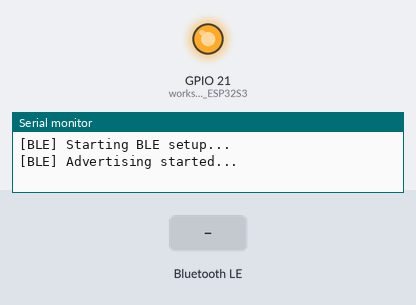
Simulated run of this sketch. Board: Seeed XIAO ESP32-S3. Shown: output pins drawn as LEDs (lit = HIGH), the last lines printed to the serial monitor. The inputs (shaded band) are chosen by the test bench. Nothing arrives over Bluetooth unless stated; a phone connects over Bluetooth LE 3 s after start.

Above: at 1.2 s.
1.3 s: Bluetooth LE write "lights on" received
At 2.3 s:
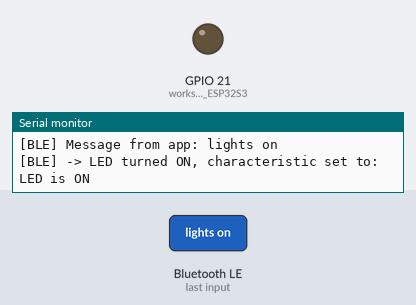
2.8 s: Bluetooth LE write "lights off" received
At 3.6 s:
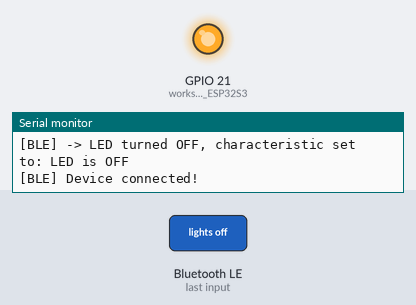
Timing chart, 0 to 5.8 s (numbered marks = the images above; inputs shaded):
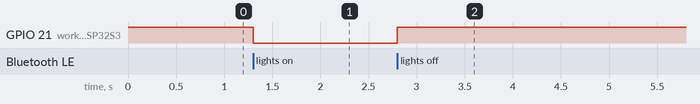

Measured:
- after the input at 1.3 s, GPIO 21 (works_with_XIAO_ESP32S3): HIGH → LOW at once
- after the input at 2.8 s, GPIO 21 (works_with_XIAO_ESP32S3): LOW → HIGH at once

The sketch:

bluetooth_connect_lights_command.ino
```cpp
#include <BLEDevice.h>
#include <BLEUtils.h>
#include <BLEServer.h>

#define SERVICE_UUID        "4fafc201-1fb5-459e-8fcc-c5c9c331914b"
#define CHARACTERISTIC_UUID "beb5483e-36e1-4688-b7f5-ea07361b26a8"

volatile bool deviceConnected = false;
BLECharacteristic *pCharacteristic;  // make it global so we can update it

// ==========================
// BLE Server Callbacks
// ==========================
class MyServerCallbacks : public BLEServerCallbacks {
  void onConnect(BLEServer* pServer) override {
    Serial.println("[BLE] Device connected!");
    deviceConnected = true;
  }

  void onDisconnect(BLEServer* pServer) override {
    Serial.println("[BLE] Device disconnected!");
    deviceConnected = false;
    BLEDevice::startAdvertising();
    Serial.println("[BLE] Restarting advertising...");
  }
};

// ==========================
// BLE Characteristic Callbacks
// ==========================
class MyCharacteristicCallbacks : public BLECharacteristicCallbacks {
  void onRead(BLECharacteristic* pCharacteristic) override {
    Serial.print("[BLE] Characteristic read: ");
    Serial.println(pCharacteristic->getValue().c_str());
  }

  void onWrite(BLECharacteristic* pCharacteristic) override {
    String value = pCharacteristic->getValue().c_str();
    Serial.print("[BLE] Message from app: ");
    Serial.println(value);

    // Handle LED commands
    if (value.equalsIgnoreCase("lights on")) {
      digitalWrite(LED_BUILTIN, LOW);   // ON (XIAO ESP32: LOW = ON)
      pCharacteristic->setValue("LED is ON");
      Serial.println("[BLE] -> LED turned ON, characteristic set to: LED is ON");
    }
    else if (value.equalsIgnoreCase("lights off")) {
      digitalWrite(LED_BUILTIN, HIGH);  // OFF
      pCharacteristic->setValue("LED is OFF");
      Serial.println("[BLE] -> LED turned OFF, characteristic set to: LED is OFF");
    }
    else {
      String response = value;
      pCharacteristic->setValue(response.c_str());
      Serial.println("[BLE] -> " + response);
    }
  }
};


// ==========================
// Setup
// ==========================
void setup() {
  pinMode(LED_BUILTIN, OUTPUT);  // works with XIAO ESP32S3
  digitalWrite(LED_BUILTIN, HIGH); // LED OFF initially

  Serial.begin(115200);
  Serial.println("[BLE] Starting BLE setup...");

  BLEDevice::init("XIAO_ESP32S3");
  BLEServer *pServer = BLEDevice::createServer();
  pServer->setCallbacks(new MyServerCallbacks());

  BLEService *pService = pServer->createService(SERVICE_UUID);

  pCharacteristic = pService->createCharacteristic(
    CHARACTERISTIC_UUID,
    BLECharacteristic::PROPERTY_READ | BLECharacteristic::PROPERTY_WRITE
  );

  pCharacteristic->setValue("Hello World!");
  pCharacteristic->setCallbacks(new MyCharacteristicCallbacks());

  pService->start();

  BLEAdvertising *pAdvertising = BLEDevice::getAdvertising();
  pAdvertising->addServiceUUID(SERVICE_UUID);
  pAdvertising->setScanResponse(true);
  BLEDevice::startAdvertising();

  Serial.println("[BLE] Advertising started...");
}

// ==========================
// Main Loop
// ==========================
void loop() {
  // LED status is handled in onWrite
  delay(10);
}
```
